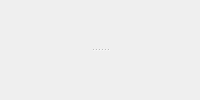
        <widget class="QWidget" name="Panel22" native="true">
         <property name="enabled">
          <bool>true</bool>
         </property>
         <property name="toolTip">
          <string/>
         </property>
         <property name="text" stdset="0">
          <string/>
         </property>
         <layout class="QHBoxLayout" name="horizontalLayout_13">
          <item>
           <widget class="QSplitter" name="Splitter2">
            <property name="orientation">
             <enum>Qt::Vertical</enum>
            </property>
            <widget class="QWidget" name="Panel222" native="true">
             <property name="enabled">
              <bool>true</bool>
             </property>
             <property name="toolTip">
              <string/>
             </property>
             <property name="text" stdset="0">
              <string/>
             </property>
             <layout class="QGridLayout" name="gridLayout_3">
              <property name="leftMargin">
               <number>0</number>
              </property>
              <property name="topMargin">
               <number>0</number>
              </property>
              <property name="rightMargin">
               <number>0</number>
              </property>
              <property name="bottomMargin">
               <number>0</number>
              </property>
              <property name="spacing">
               <number>0</number>
              </property>
              <item row="2" column="0" colspan="5">
               <widget class="QLabel" name="Disp2">
                <property name="enabled">
                 <bool>true</bool>
                </property>
                <property name="sizePolicy">
                 <sizepolicy hsizetype="Ignored" vsizetype="Ignored">
                  <horstretch>0</horstretch>
                  <verstretch>0</verstretch>
                 </sizepolicy>
                </property>
                <property name="toolTip">
                 <string/>
                </property>
               </widget>
              </item>
              <item row="0" column="0">
               <widget class="QPushButton" name="BtnExpand">
                <property name="sizePolicy">
                 <sizepolicy hsizetype="Fixed" vsizetype="Fixed">
                  <horstretch>0</horstretch>
                  <verstretch>0</verstretch>
                 </sizepolicy>
                </property>
                <property name="text">
                 <string/>
                </property>
                <property name="icon">
                 <iconset resource="../rtkpost_qt/rtkpost_qt.qrc">
                  <normaloff>:/buttons/expand.bmp</normaloff>:/buttons/expand.bmp</iconset>
                </property>
                <property name="flat">
                 <bool>true</bool>
                </property>
               </widget>
              </item>
              <item row="0" column="3">
               <widget class="QPushButton" name="BtnFreqType2">
                <property name="enabled">
                 <bool>true</bool>
                </property>
                <property name="sizePolicy">
                 <sizepolicy hsizetype="Fixed" vsizetype="Fixed">
                  <horstretch>0</horstretch>
                  <verstretch>0</verstretch>
                 </sizepolicy>
                </property>
                <property name="toolTip">
                 <string/>
                </property>
                <property name="icon">
                 <iconset resource="../rtkpost_qt/rtkpost_qt.qrc">
                  <normaloff>:/buttons/down.bmp</normaloff>:/buttons/down.bmp</iconset>
                </property>
                <property name="flat">
                 <bool>true</bool>
                </property>
               </widget>
              </item>
              <item row="0" column="4">
               <widget class="QPushButton" name="BtnPlotType2">
                <property name="enabled">
                 <bool>true</bool>
                </property>
                <property name="sizePolicy">
                 <sizepolicy hsizetype="Fixed" vsizetype="Fixed">
                  <horstretch>0</horstretch>
                  <verstretch>0</verstretch>
                 </sizepolicy>
                </property>
                <property name="toolTip">
                 <string/>
                </property>
                <property name="icon">
                 <iconset resource="../rtkpost_qt/rtkpost_qt.qrc">
                  <normaloff>:/buttons/down.bmp</normaloff>:/buttons/down.bmp</iconset>
                </property>
                <property name="flat">
                 <bool>true</bool>
                </property>
               </widget>
              </item>
              <item row="0" column="1">
               <widget class="QPushButton" name="BtnShrink">
                <property name="sizePolicy">
                 <sizepolicy hsizetype="Fixed" vsizetype="Fixed">
                  <horstretch>0</horstretch>
                  <verstretch>0</verstretch>
                 </sizepolicy>
                </property>
                <property name="text">
                 <string/>
                </property>
                <property name="icon">
                 <iconset resource="../rtkpost_qt/rtkpost_qt.qrc">
                  <normaloff>:/buttons/shrink.bmp</normaloff>:/buttons/shrink.bmp</iconset>
                </property>
                <property name="flat">
                 <bool>true</bool>
                </property>
               </widget>
              </item>
             </layout>
            </widget>
            <widget class="QWidget" name="Panel221" native="true">
             <property name="enabled">
              <bool>true</bool>
             </property>
             <property name="toolTip">
              <string/>
             </property>
             <property name="text" stdset="0">
              <string/>
             </property>
             <layout class="QGridLayout" name="gridLayout_2">
              <property name="leftMargin">
               <number>0</number>
              </property>
              <property name="topMargin">
               <number>0</number>
              </property>
              <property name="rightMargin">
               <number>0</number>
              </property>
              <property name="bottomMargin">
               <number>0</number>
              </property>
              <property name="spacing">
               <number>0</number>
              </property>
              <item row="1" column="0" colspan="3">
               <widget class="QLabel" name="Disp1">
                <property name="enabled">
                 <bool>true</bool>
                </property>
                <property name="sizePolicy">
                 <sizepolicy hsizetype="Ignored" vsizetype="Ignored">
                  <horstretch>0</horstretch>
                  <verstretch>0</verstretch>
                 </sizepolicy>
                </property>
                <property name="toolTip">
                 <string/>
                </property>
               </widget>
              </item>
              <item row="0" column="2">
               <widget class="QPushButton" name="BtnPlotType1">
                <property name="enabled">
                 <bool>true</bool>
                </property>
                <property name="sizePolicy">
                 <sizepolicy hsizetype="Fixed" vsizetype="Fixed">
                  <horstretch>0</horstretch>
                  <verstretch>0</verstretch>
                 </sizepolicy>
                </property>
                <property name="toolTip">
                 <string/>
                </property>
                <property name="icon">
                 <iconset resource="../rtkpost_qt/rtkpost_qt.qrc">
                  <normaloff>:/buttons/down.bmp</normaloff>:/buttons/down.bmp</iconset>
                </property>
                <property name="flat">
                 <bool>true</bool>
                </property>
               </widget>
              </item>
              <item row="0" column="1">
               <widget class="QPushButton" name="BtnFreqType1">
                <property name="enabled">
                 <bool>true</bool>
                </property>
                <property name="sizePolicy">
                 <sizepolicy hsizetype="Fixed" vsizetype="Fixed">
                  <horstretch>0</horstretch>
                  <verstretch>0</verstretch>
                 </sizepolicy>
                </property>
                <property name="toolTip">
                 <string/>
                </property>
                <property name="icon">
                 <iconset resource="../rtkpost_qt/rtkpost_qt.qrc">
                  <normaloff>:/buttons/down.bmp</normaloff>:/buttons/down.bmp</iconset>
                </property>
                <property name="flat">
                 <bool>true</bool>
                </property>
               </widget>
              </item>
             </layout>
            </widget>
           </widget>
          </item>
         </layout>
        </widget>
